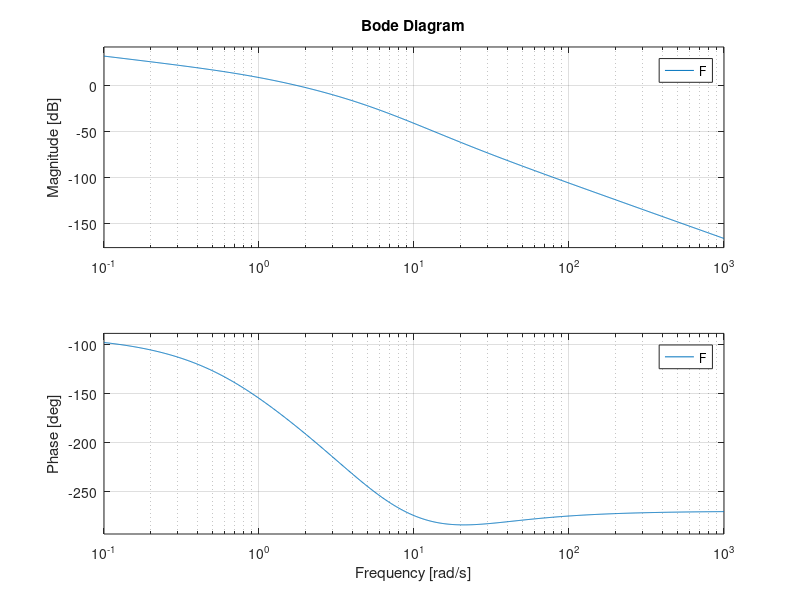
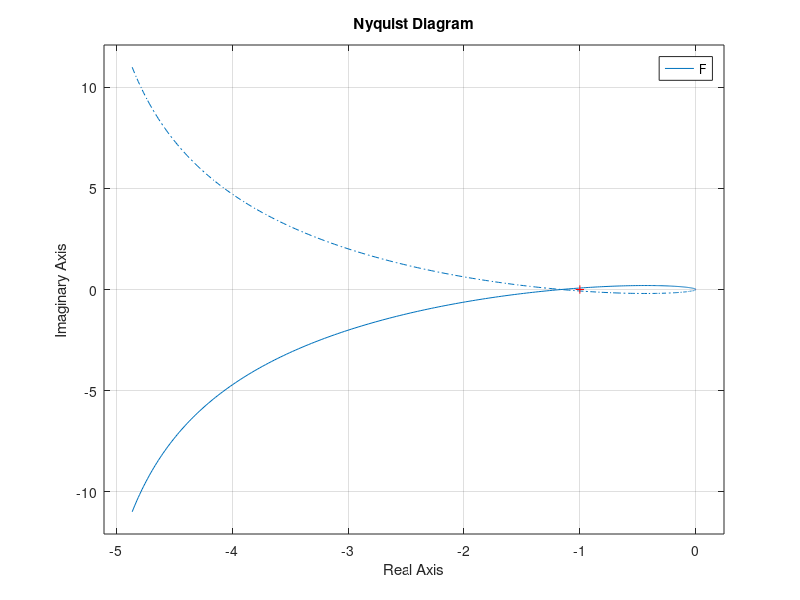
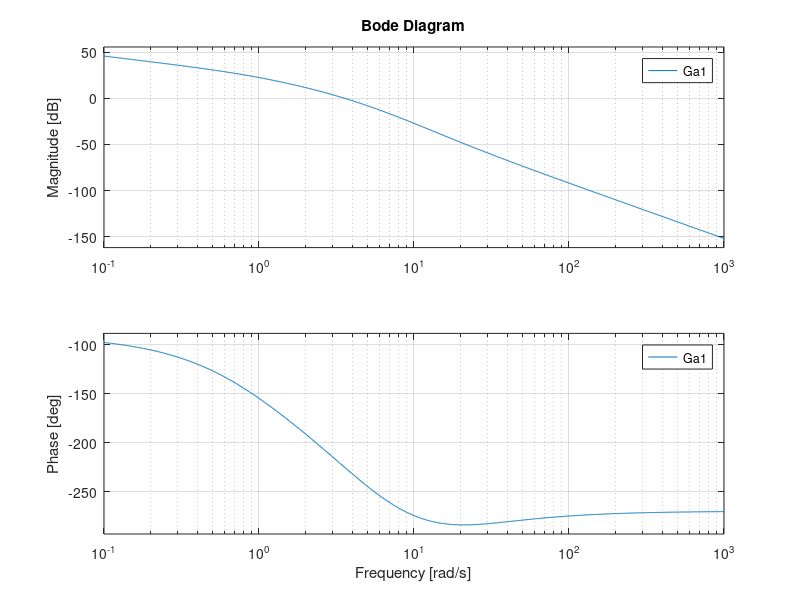
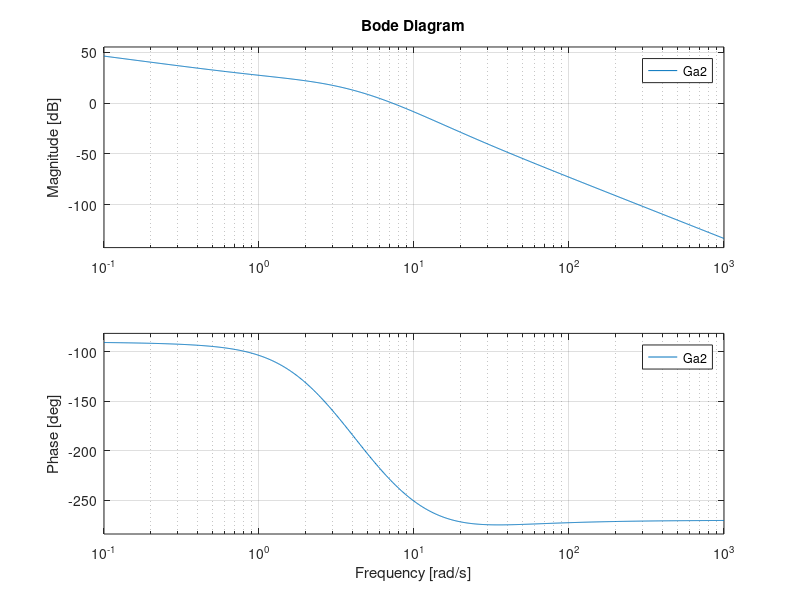

Source code (MATLAB) for these figures, in order:
clear all, close all

s = tf('s');

F1 = (5/s);
F2 = (s+20)/((s+1)*(s+5)^2);

F = F1*F2;
damp(F)

Kr = 1;
Kf = dcgain(s*F)

figure, bode(F)
figure, nyquist(F)

Kc = 5;

Ga1 = Kc*Kr*F;

wc_des = 1.89;

figure, bode(Ga1)
[m_wc_des, f_wc_des] = bode(Ga1, wc_des)

%prendo due reti derivative da 3 per recuperare 60 gradi 
md = 3;
xd = 1.73;
taud = xd/wc_des;

Rd = (1+taud*s)/(1+taud/md*s);

Ga2 = Ga1*Rd^2

figure, bode(Ga2)
[m_wc_des2, f_wc_des2] = bode(Ga2, wc_des)

%prendo rete attenuatrice per perdere il modulo
mi = 13
figure, bode((1+1/mi*s)/(1+s));
xi = 400;
taui = xi/wc_des;

Ri = (1+taui/mi*s)/(1+s*taui);

Ga3 = Ga2*Ri;

margin(Ga3)

C = Kc*Rd^2*Ri;
Ga = C*F;

W = feedback(Ga, 1/Kr);
figure, bode(W);
figure, step(W);

wb = 3.59;
T = 2*pi/(20*wb)
T = 0.02;

Gazoh = Ga/(1+s*T/2);
figure, margin(Gazoh)

Fd = c2d(F, T, 'zoh');

Cz1 = c2d(C, T, 'tustin')
Cz2 = c2d(C, T, 'zoh')
Cz3 = c2d(C, T, 'match')

W1 = feedback(Fd*Cz1, 1/Kr)
W2 = feedback(Fd*Cz2, 1/Kr)
W3 = feedback(Fd*Cz3, 1/Kr)

figure, step(W1)
figure, step(W2)
figure, step(W3)

%scelgo W1 come migliore